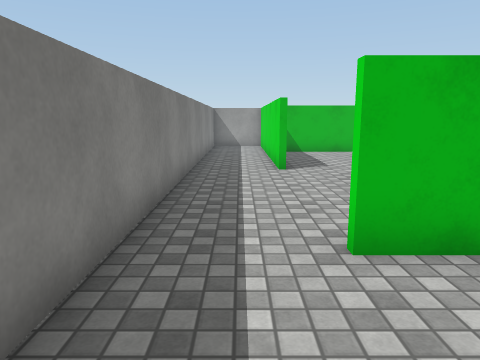
View 1 (above)

20 first-person views from a walk through a scene from a Unity 3-D project. The camera is 1.4 m above the floor, tilts 10° down and sees 70° across. The floor is counted in squares, 1 m on a side. Each view is taken from the middle of a square. On the plan, view 1 faces up. The plan holds only what a view shows up to about 15 squares ahead; the rest is blank. The place goes on beyond the plan. Surface patterns are stand-ins for the level's own textures.

View 2
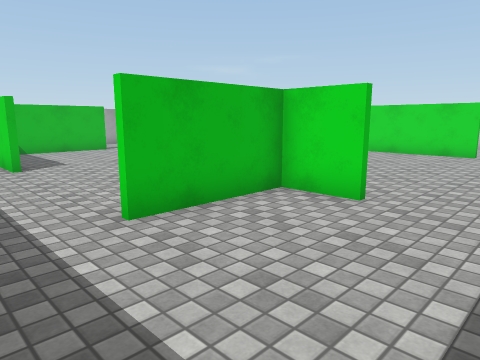

View 3
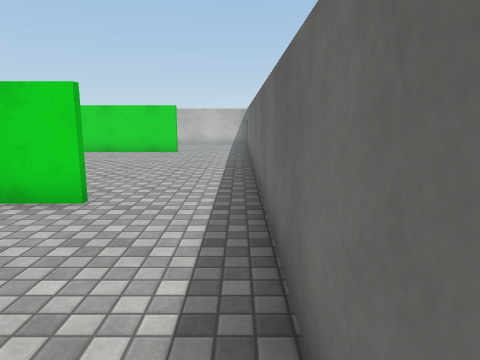

View 4
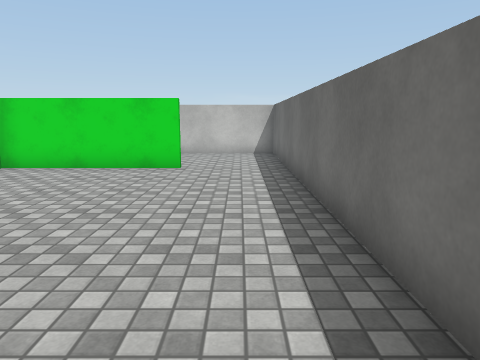

View 5
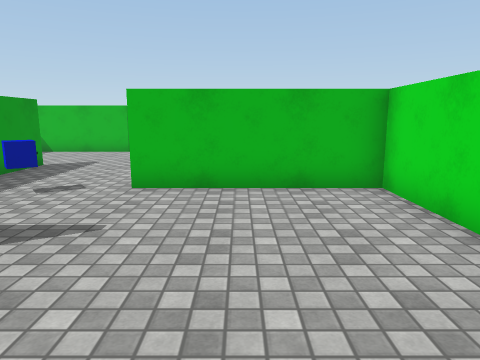

View 6
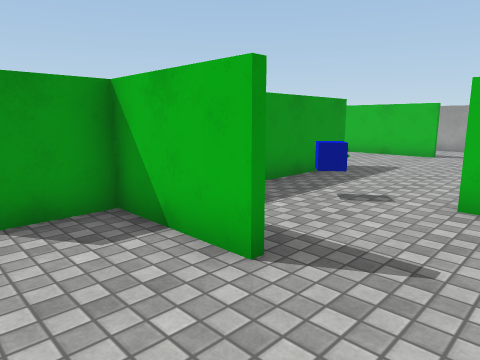

View 7
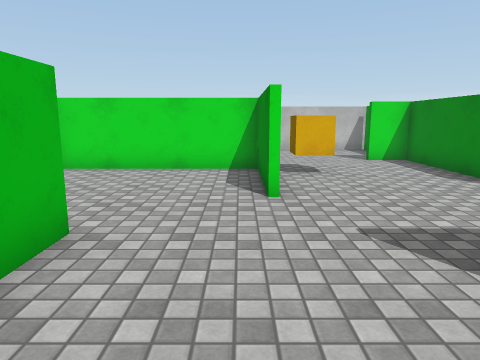

View 8
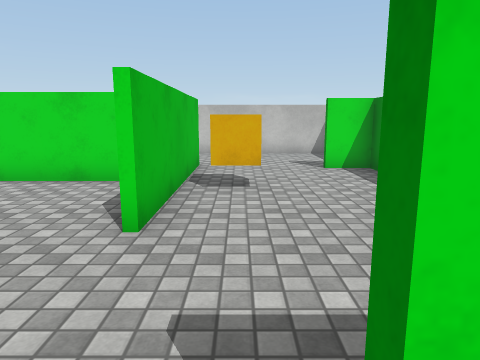

View 9
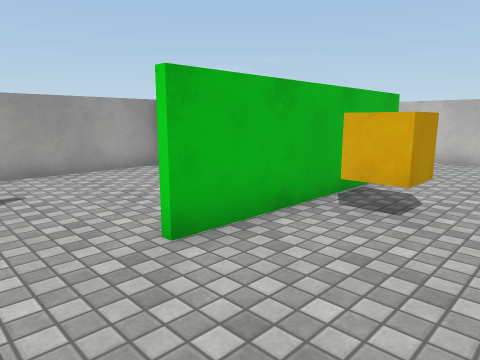

View 10
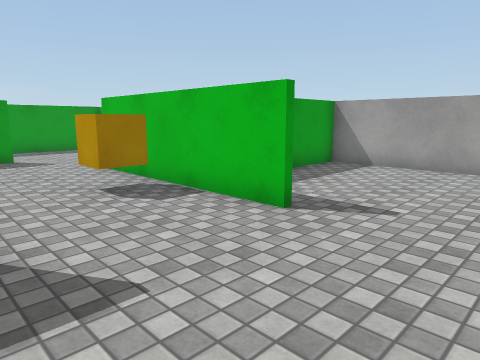

View 11
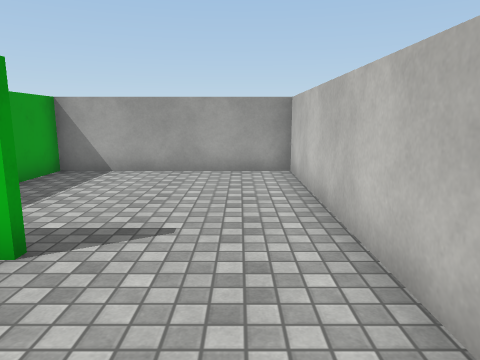

View 12
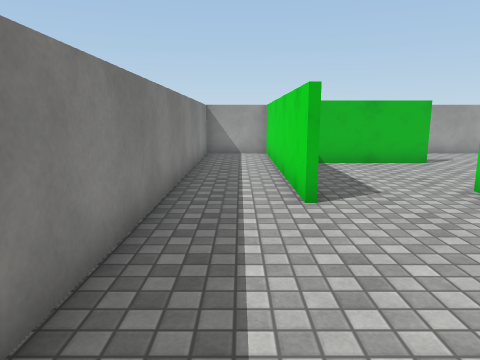

View 13
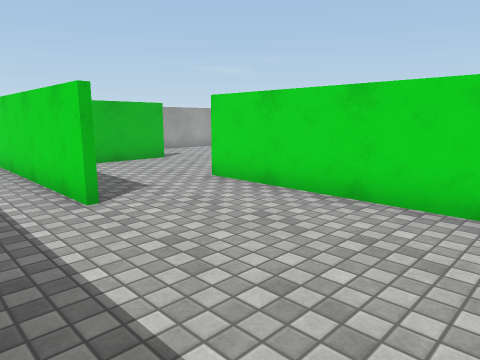

View 14
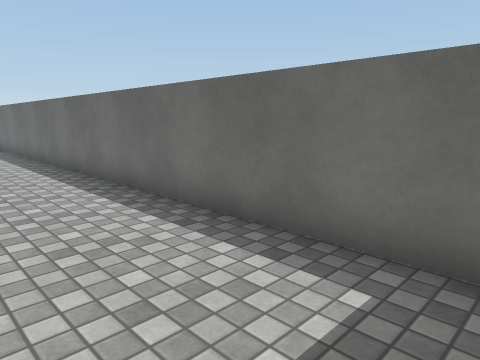

View 15
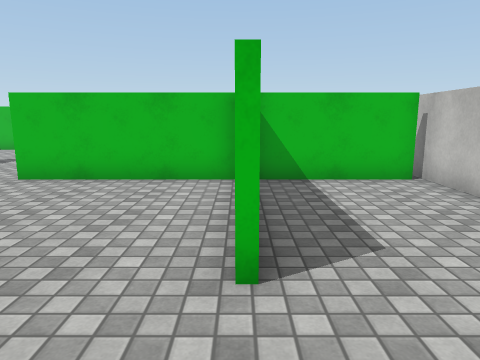

View 16
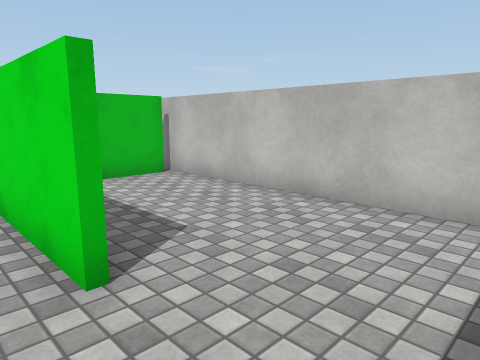

View 17
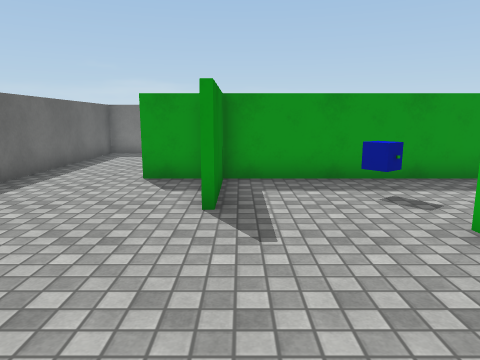

View 18
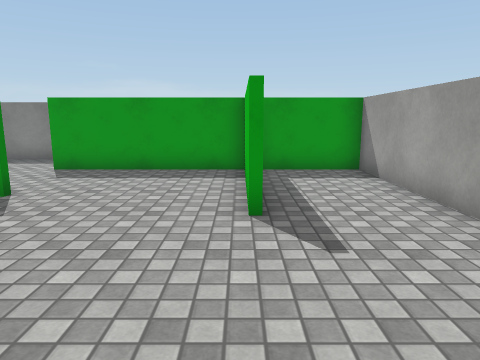

View 19
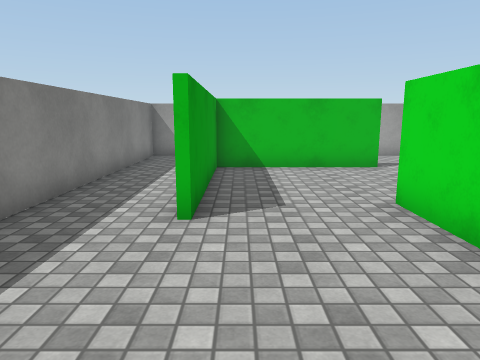

View 20
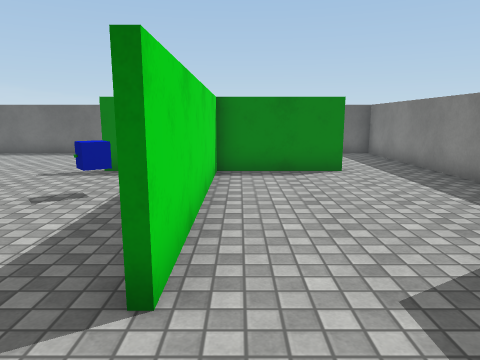

### Floor plan
Points are (right, up) in squares from view 1. A wall is a line through its corners. A room is listed if a view was taken in it or the views show most of it. See-through windows are left out.
Room 1 (views 1, 2, 3, 4, 5, 6, 7, 8, 9, 10, 11, 12, 13, 14, 15, 16, 17, 18, 19, 20)
walls: (10.1, 7.2) (14, 7.2) (14, 8.5); (8.1, 12.5) (11.8, 12.5) (11.8, 18.1); (7.9, 3.4) (1.1, 3.4); (4.8, 10.8) (4.8, 1.6); (4.8, 3.6) (7.9, 3.6); (14.8, 12.3) (8.1, 12.3); (6.1, 15.1) (1.3, 15.1) (1.3, 9.6); (4.6, 1.6) (4.6, 10.8); (1.1, 9.6) (1.1, 18.4) (-1.4, 18.4) (-1.4, -1.4) (18.4, -1.4) (18.4, 18.4) (12, 18.4) (12, 16.1); (14, 1.6) (14, 7) (8.8, 7); (1.1, 3.6) (4.6, 3.6); (18.1, 7) (14.4, 7); (11.9, 18.4) (1.3, 18.4) (1.3, 15.6)
objects: other object (7, 7); cube (11, 11)

Positions as (right, up) in squares from view 1, and headings:
1: (0, 0), facing up
2: (-1, -1), facing up-right
3: (-1, -1), facing right
4: (4, 0), facing right
5: (11, 0), facing up
6: (10, 1), facing up-left
7: (2, 13), facing right
8: (4, 11), facing right
9: (6, 9), facing up-right
10: (18, 8), facing up-left
11: (17, 9), facing up
12: (0, 4), facing up
13: (-1, 4), facing up-right
14: (-1, 2), facing down-right
15: (14, -1), facing up
16: (13, -1), facing up-right
17: (13, 4), facing left
18: (11, 15), facing left
19: (2, 5), facing up
20: (4, 13), facing down
